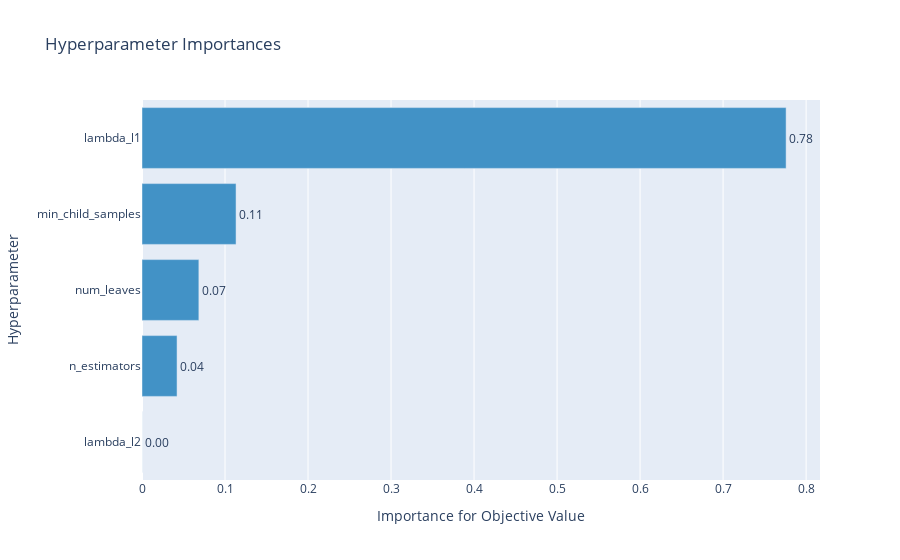

Notebook code cell kept with this figure:
### Code cell
optuna.visualization.plot_param_importances(study_lgb)

### Figure 1 — Plotly figure (JSON) as saved in the notebook; plotly's stock layout.template omitted (floating-point values rounded to 4 significant figures)
{"data": [{"cliponaxis": false, "hovertemplate": ["lambda_l2 (LogUniformDistribution): 8.778904375099776e-05<extra></extra>", "n_estimators (IntUniformDistribution): 0.04221801768891094<extra></extra>", "num_leaves (IntUniformDistribution): 0.06849289706843782<extra></extra>", "min_child_samples (IntUniformDistribution): 0.11330098222326393<extra></extra>", "lambda_l1 (LogUniformDistribution): 0.7759003139756364<extra></extra>"], "marker": {"color": "rgb(66,146,198)"}, "orientation": "h", "text": ["8.778904375099776e-05", "0.04221801768891094", "0.06849289706843782", "0.11330098222326393", "0.7759003139756364"], "textposition": "outside", "texttemplate": "%{text:.2f}", "type": "bar", "x": [8.779e-05, 0.04222, 0.06849, 0.1133, 0.7759], "y": ["lambda_l2", "n_estimators", "num_leaves", "min_child_samples", "lambda_l1"]}], "layout": {"showlegend": false, "title": {"text": "Hyperparameter Importances"}, "xaxis": {"title": {"text": "Importance for Objective Value"}}, "yaxis": {"title": {"text": "Hyperparameter"}}}}
